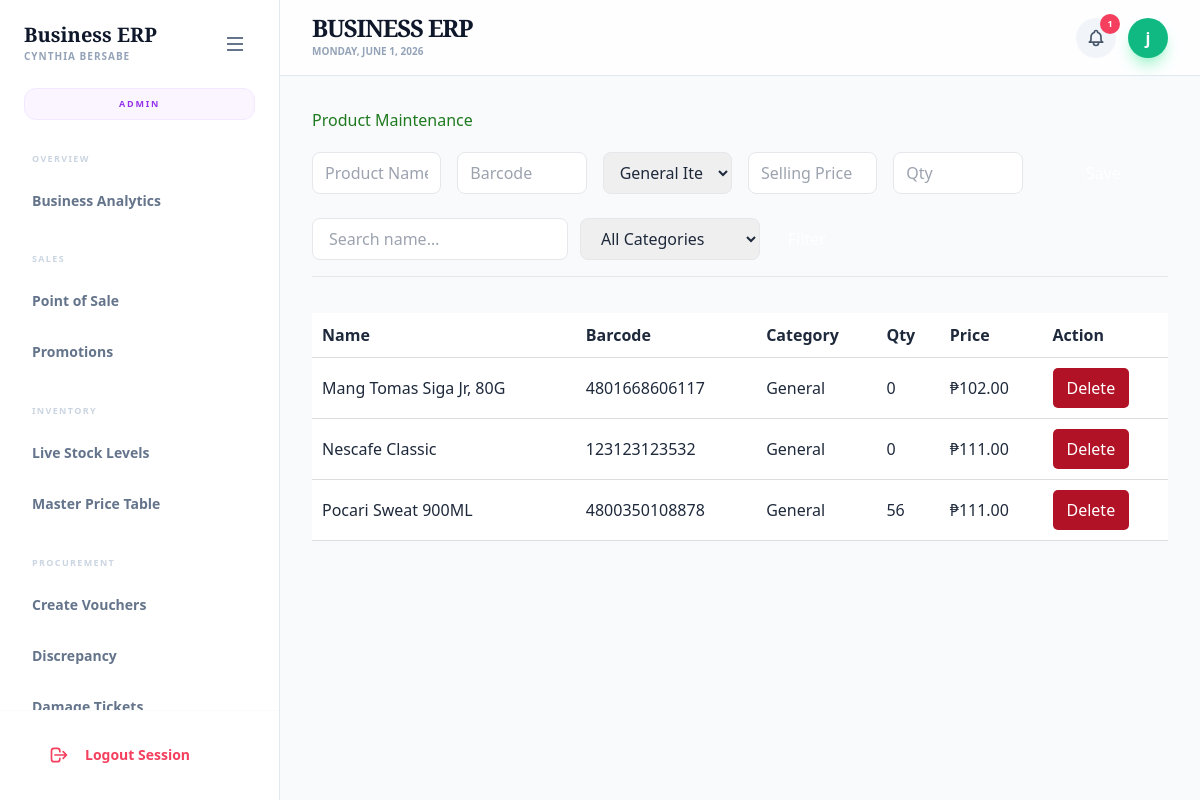
/staff/inventory/products.php (signed in), run on the app's committed database.
### tables this page shows
CREATE TABLE `products` (
  `id` int(11) NOT NULL AUTO_INCREMENT,
  `supplier_id` int(11) DEFAULT NULL,
  `barcode` varchar(50) DEFAULT NULL,
  `parent_barcode` varchar(50) DEFAULT NULL,
  `name` varchar(100) DEFAULT NULL,
  `price` decimal(10,2) DEFAULT NULL,
  `quantity` int(11) DEFAULT NULL,
  `delivery_status` enum('PENDING','VERIFIED') DEFAULT 'VERIFIED',
  `cost_price` decimal(10,2) DEFAULT NULL,
  `category` varchar(50) NOT NULL DEFAULT 'General',
  `last_buy_cost` decimal(10,2) DEFAULT 0.00,
  `bulk_qty_half` int(11) DEFAULT 0 COMMENT 'Qty for half box pricing',
  `price_half_box` decimal(10,2) DEFAULT 0.00,
  `bulk_qty_full` int(11) DEFAULT 0 COMMENT 'Qty for full box pricing',
  `price_full_box` decimal(10,2) DEFAULT 0.00,
  `status` enum('active','archived','draft') DEFAULT 'draft',
  `max_quantity` int(11) DEFAULT 0,
  `tiers_locked` tinyint(1) DEFAULT 0,
  `expiry_date` date DEFAULT NULL,
  `archived_at` datetime DEFAULT NULL,
  `receiving_batch_id` int(11) DEFAULT NULL,
  `draft_reason` enum('new','cost_change') DEFAULT NULL,
  PRIMARY KEY (`id`),
  KEY `fk_product_supplier` (`supplier_id`),
  CONSTRAINT `fk_product_supplier` FOREIGN KEY (`supplier_id`) REFERENCES `suppliers` (`id`),
  CONSTRAINT `fk_product_supplier_rel` FOREIGN KEY (`supplier_id`) REFERENCES `suppliers` (`id`) ON UPDATE CASCADE
);

### staff/inventory/products.php (the view, shortened to what this page needs)
<?php
include '../layout_top.php';
$search   = $_GET['search'] ?? '';
$sql = "SELECT * FROM products WHERE 1";
$sql .= " ORDER BY name ASC";
$stmt = $conn->prepare($sql);
$stmt->execute();
$result = $stmt->get_result();
?>
<h1 class="page-title">Product Maintenance</h1>
<div class="card-box">
<form method="POST" action="products_process.php" class="grid grid-cols-1 md:grid-cols-6 gap-4 mb-6">
  <input
    type="text"
    name="name"
    placeholder="Product Name"
    required
    class="border rounded-lg px-3 py-2
           focus:ring-2 focus:ring-primary transition"
  >
  <input
    type="text"
    name="barcode"
    placeholder="Barcode"
    required
    class="border rounded-lg px-3 py-2
           focus:ring-2 focus:ring-primary transition"
  >
  <select
    name="category"
    class="border rounded-lg px-3 py-2
           focus:ring-2 focus:ring-primary transition">
    <?php foreach (PRODUCT_CATEGORIES as $val => $label): ?>
    <option value="<?= $val ?>"><?= $label ?></option>
    <?php endforeach; ?>
  </select>
  <input
    type="number"
    step="0.01"
    name="price"
    placeholder="Selling Price"
    required
    class="border rounded-lg px-3 py-2
           focus:ring-2 focus:ring-primary transition"
  >
  <input
    type="number"
    name="quantity"
    placeholder="Qty"
    required
    class="border rounded-lg px-3 py-2
           focus:ring-2 focus:ring-primary transition"
  >
  <button
    type="submit"
    class="bg-primary text-white rounded-lg px-4 py-2
           hover:scale-105 transition">
  </button>
</form>
  <form method="GET" class="flex flex-wrap gap-3 mb-4">
    <input
      type="text"
      name="search"
      data-live="#prodRows"
      placeholder="Search name…"
      value="<?= htmlspecialchars($search) ?>"
      class="border rounded-lg px-4 py-2 w-64
             focus:ring-2 focus:ring-primary transition"
    >
    <select
      name="category"
      class="border rounded-lg px-4 py-2
             focus:ring-2 focus:ring-primary transition">
      <option value="">All Categories</option>
    </select>
    <button
      class="bg-primary text-white px-4 py-2 rounded-lg
             hover:scale-105 transition">
    </button>
  </form>
  <hr class="mb-4">
  <div class="overflow-x-auto">
    <table class="table w-full">
      <thead>
      <tr>
        <th>Name</th>
        <th>Barcode</th>
        <th>Category</th>
        <th>Qty</th>
        <th>Price</th>
        <th>Action</th>
      </tr>
      </thead>
      <tbody id="prodRows">
      <?php while ($p = $result->fetch_assoc()): ?>
      <tr class="hover:bg-slate-50 transition">
        <td class="live-name"><?= htmlspecialchars($p['name']) ?></td>
        <td><?= htmlspecialchars($p['barcode']) ?></td>
        <td><?= htmlspecialchars($p['category']) ?></td>
        <td><?= $p['quantity'] ?></td>
        <td>₱<?= number_format($p['price'], 2) ?></td>
        <td>
          <form method="POST" action="products_process.php">
            <button
              name="delete"
              class="btn danger"
              onclick="confirmForm(event, this.closest('form'), 'This product will be permanently deleted.', 'Delete Product?'); return false;">
              Delete
            </button>
          </form>
        </td>
      </tr>
      <?php endwhile; ?>
      </tbody>
    </table>
  </div>
</div>
<?php include '../layout_bottom.php'; ?>

### assets/css/style.css (style rules this page uses)
* { box-sizing: border-box; font-family: system-ui, -apple-system, BlinkMacSystemFont, sans-serif; }
body { margin: 0; background: #f4f6f8; color: #333; }
.page-title { margin-bottom: 20px; color: #1f7a1f; }
.table { width: 100%; background: #fff; border-collapse: collapse; margin-top: 20px; }
.table th, .table td { padding: 10px; border-bottom: 1px solid #ddd; text-align: left; }
.btn { background: #1f7a1f; color: #fff; padding: 8px 14px; border: none; border-radius: 5px; cursor: pointer; transition: opacity 0.2s ease; }
.btn.danger { background: #b11226; }
body, .main-content { overflow-x: hidden !important; max-width: 100vw; }

### staff/layout_top.php (style rules this page uses)
body { font-family: 'Inter', sans-serif; background-color: #f8fafc; color: #1e293b; overflow-x: hidden; }
input[type=number] { -moz-appearance: textfield; appearance: textfield; }

### staff/layout_bottom.php (style rules this page uses)
body { animation: fadeIn .3s ease-in; }

### data on the page
products: name "Mang Tomas Siga Jr, 80G", barcode "4801668606117", category "General", quantity "0", price "102.00"
products: name "Nescafe Classic", barcode "123123123532", category "General", quantity "0", price "111.00"
products: name "Pocari Sweat 900ML", barcode "4800350108878", category "General", quantity "56", price "111.00"

### other printed values
$badge_label "ADMIN"
$section "OVERVIEW"
$titles[$file] "Business Analytics"
$section "SALES"
$titles[$file] "Point of Sale"
$titles[$file] "Promotions"
$section "INVENTORY"
$titles[$file] "Live Stock Levels"
$titles[$file] "Master Price Table"
$section "PROCUREMENT"
$titles[$file] "Create Vouchers"
$titles[$file] "Discrepancy"
$page_title "BUSINESS ERP"
min($notif_count, 99) "1"
substr($username, 0, 1) "j"
